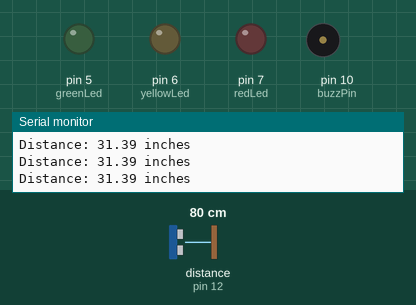
The sketch below on a simulated Arduino Uno, built with avr-gcc and run on an emulated ATmega328P. On the bench: output pins drawn as LEDs (lit = HIGH), buzzer (waves = sounding, pin HIGH), the last lines printed to the serial monitor. Wiring (inferred from the names in the program): ultrasonic range finder: trigger pin 11; echo pin 12. The inputs (shaded band) are chosen by the test bench; at power-on: distance to the obstacle (sensor on pin 12) 80 cm. The echo pulse lasts 58.3 µs per cm; pins used as bus, display or sensor lines are not drawn.

Above: at 1.2 s.
1.3 s: distance to the obstacle (sensor on pin 12) set to 55 cm
2.8 s: distance to the obstacle (sensor on pin 12) set to 47 cm
At 3.7 s:
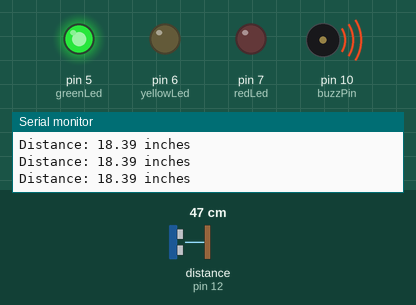
4.3 s: distance to the obstacle (sensor on pin 12) set to 29 cm
5.8 s: distance to the obstacle (sensor on pin 12) set to 25 cm
At 7.0 s:
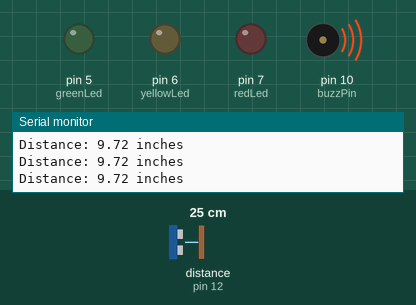
7.3 s: distance to the obstacle (sensor on pin 12) set to 4 cm
At 8.5 s:
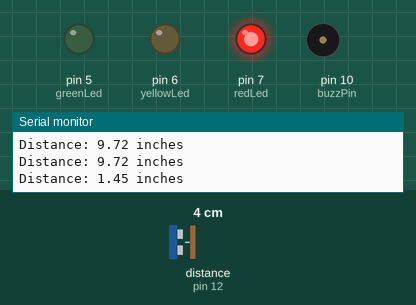
10.3 s: distance to the obstacle (sensor on pin 12) set to 11 cm
12.8 s: distance to the obstacle (sensor on pin 12) set to 14 cm
At 13.9 s:
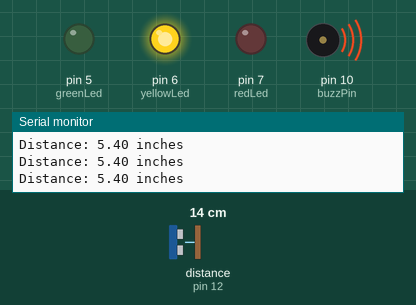
Timing chart, 0 to 15.8 s (numbered marks = the images above; inputs shaded):
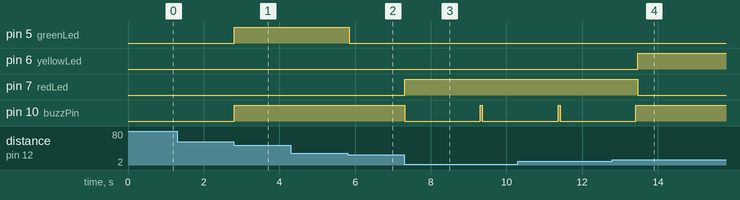

The sketch:

BERMAS_-_MP4.ino
```cpp
//BERMAS LESTER LANCE J.
//BSIT-NS-3A
//PROF. DARWIN VARGAS

const int redLed = 7;
const int yellowLed = 6;
const int greenLed = 5;
const int buzzPin = 10;
const int trigPin = 11;
const int echoPin = 12;

float distance = 0;

void setup() {
  // put your setup code here, to run once:
  Serial.begin (9600);        //set up a serial connection with the computer

  // set RGB Led pins to output
  pinMode(redLed,OUTPUT);
  pinMode(yellowLed,OUTPUT);
  pinMode(greenLed,OUTPUT);

  // Set buzzer-pin as output
  pinMode(buzzPin,OUTPUT);

  // Set trigPin and echoPin as output
  pinMode(trigPin,OUTPUT);
  pinMode(echoPin,INPUT);
}

void loop() {
  // put your main code here, to run repeatedly:
  distance = getDistance();

  Serial.print("Distance: ");
  Serial.print(distance);     //print the distance that was measured
  Serial.println(" inches");      //print units after the distance

  if(distance >= 10 and distance <= 20){
    // green led will turn on
    digitalWrite(greenLed, HIGH);   // Turn on the LED
    digitalWrite(yellowLed, LOW);    // Turn off the LED
    digitalWrite(redLed, LOW);    // Turn off the LED

    digitalWrite(buzzPin, HIGH); // Tone ON
    digitalWrite(buzzPin, HIGH);  // Tone OFF
  }
  else if (distance >= 5 and distance <= 9){
    // yellow led will turn on
    digitalWrite(greenLed, LOW);   // Turn on the LED
    digitalWrite(yellowLed, HIGH);    // Turn off the LED
    digitalWrite(redLed, LOW);    // Turn off the LED

    digitalWrite(buzzPin, HIGH); // Tone ON
    digitalWrite(buzzPin, HIGH);  // Tone OFF
  }
  else if (distance >= 1 and distance <= 5){
    // red led will turn on and buzzer turn on in 2 seconds
    digitalWrite(greenLed, LOW);   // Turn on the LED
    digitalWrite(yellowLed, LOW);    // Turn off the LED
    digitalWrite(redLed, HIGH);    // Turn off the LED

    digitalWrite(buzzPin, LOW); // Tone ON
    delay(2000);                // Wait for two seconds
    digitalWrite(buzzPin, HIGH);  // Tone OFF
  }
  else{
    digitalWrite(greenLed, LOW);   // Turn on the LED
    digitalWrite(yellowLed, LOW);    // Turn off the LED
    digitalWrite(redLed, LOW);    // Turn off the LED
  }

  delay(50);
}

float getDistance(){
  float echoTime;                   //variable to store the time it takes for a ping to bounce off an object
  float calculatedDistance;         //variable to store the distance calculated from the echo time

  //send out an ultrasonic pulse that's 10ms long
  digitalWrite(trigPin, HIGH);
  delayMicroseconds(10);
  digitalWrite(trigPin, LOW);

  //use the pulsein command to see how long it takes for the
  //pulse to bounce back to the sensor
  echoTime = pulseIn(echoPin, HIGH);

  calculatedDistance = echoTime / 148.0;  //calculate the distance of the object that reflected the pulse (half the bounce time multiplied by the speed of sound)
  return calculatedDistance;              //send back the distance that was calculated}
}
```

Measured:
- the behaviour switches between 52 and 51 cm on distance to the obstacle (sensor on pin 12) (found by bisection; images 0 and 1)
- the behaviour switches between 26 and 25 cm on distance to the obstacle (sensor on pin 12) (found by bisection; images 1 and 2)
- the behaviour switches between 12 and 13 cm on distance to the obstacle (sensor on pin 12) (found by bisection; images 3 and 4)
- after the input at 2.8 s, pin 5 (greenLed), pin 10 (buzzPin): LOW → HIGH at once
- after the input at 5.8 s, pin 5 (greenLed): HIGH → LOW at once
- after the input at 7.3 s, pin 7 (redLed): LOW → HIGH at once; pin 10 (buzzPin): HIGH → LOW at once, → HIGH 2.0 s later, → LOW 0.05 s later
- after the input at 12.8 s, pin 6 (yellowLed): LOW → HIGH after 0.67 s; pin 7 (redLed): HIGH → LOW after 0.67 s; pin 10 (buzzPin): goes on until 13.4 s, then stays HIGH
